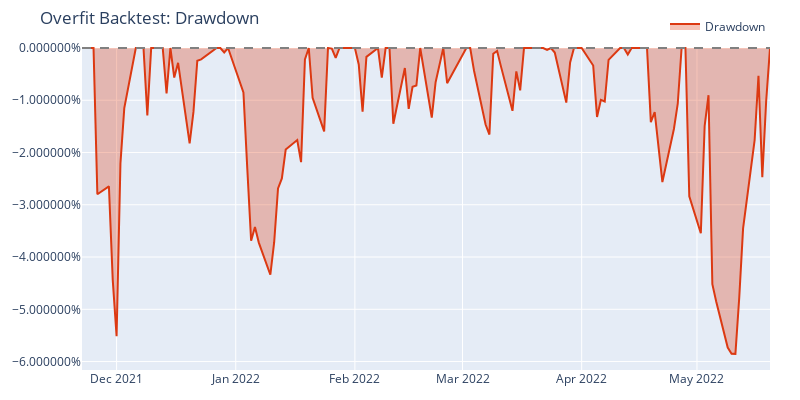

Notebook code for this chart:
### Code cell
pyopt_pf.plot_underwater(width=800, height=400, title='Overfit Backtest: Drawdown').show();
